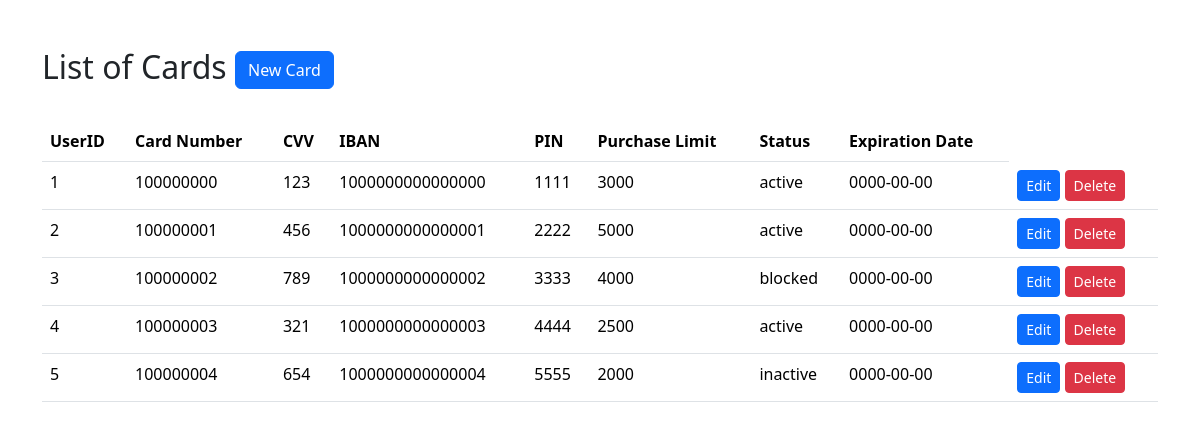
Page /admin/read_cards.php on the earlier database version.
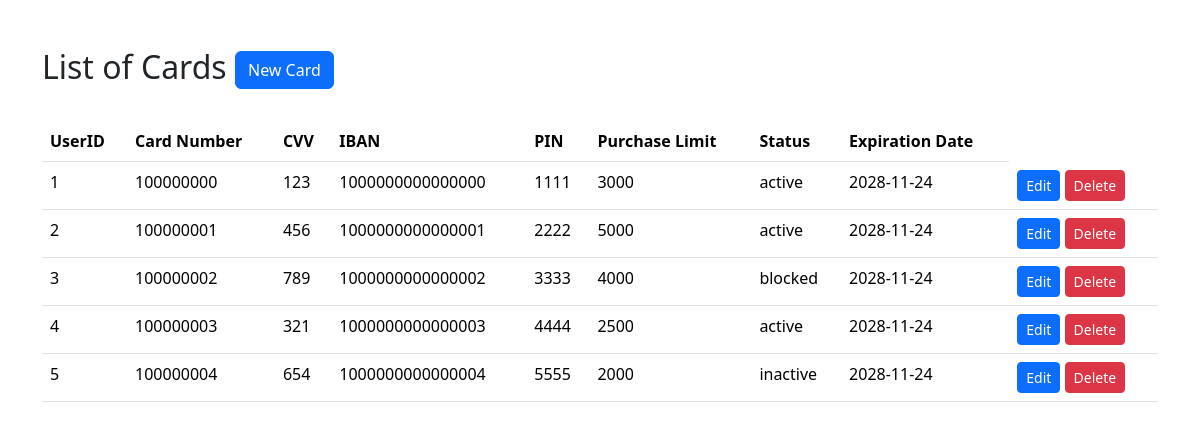
Same page on the later database version.
### tables this page shows
CREATE TABLE Cards (
    Card_Number BIGINT UNSIGNED NOT NULL AUTO_INCREMENT,
    CVV INT,
    Creation_Date TIMESTAMP DEFAULT CURRENT_TIMESTAMP,
    UserID INT NOT NULL,
    IBAN BIGINT UNSIGNED NOT NULL,
    PIN INT NOT NULL CHECK (PIN BETWEEN 0 AND 9999),
    Purchase_Limit INT NOT NULL CHECK (Purchase_Limit >= 10),
    Status ENUM('active', 'inactive', 'blocked') NOT NULL,
    Expiration_Date DATE GENERATED ALWAYS AS (DATE_ADD(Creation_Date, INTERVAL 4 YEAR)) STORED,
    PRIMARY KEY (Card_Number, CVV),
    FOREIGN KEY (UserId) REFERENCES Users(UserID),
    FOREIGN KEY (IBAN) REFERENCES Accounts(IBAN)
) AUTO_INCREMENT = 100000000;

### admin/read_cards.php (the view, shortened to what this page needs)
<!DOCTYPE html>
<html lang="en">
<head>
    <link href="https://cdn.jsdelivr.net/npm/bootstrap@5.3.3/dist/css/bootstrap.min.css" rel="stylesheet">
</head>
<body>
    <div class="container my-5">
        <h2>
            List of Cards
            <a class="btn btn-primary" href="/POS/admin/create_card.php" role="button">New Card</a>
        </h2>
        <br>
        <table class="table">
            <thead>
                <tr>
                    <th>UserID</th>
                    <th>Card Number</th>
                    <th>CVV</th>
                    <th>IBAN</th>
                    <th>PIN</th>
                    <th>Purchase Limit</th>
                    <th>Status</th>
                    <th>Expiration Date</th>
                </tr>
            </thead>
            <tbody>
                <?php
                $servername = "localhost";
                $username = "root";
                $password = "";
                $database = "pos_db";
                $connection = new mysqli($servername, $username, $password, $database);
                $sql = "SELECT * FROM Cards";
                $result = $connection->query($sql);
                while ($row = $result->fetch_assoc()) {
                    echo "
                    <tr>
                        <td>$row[UserID]</td>
                        <td>$row[Card_Number]</td>
                        <td>$row[CVV]</td>
                        <td>$row[IBAN]</td>
                        <td>$row[PIN]</td>
                        <td>$row[Purchase_Limit]</td>
                        <td>$row[Status]</td>
                        <td>$row[Expiration_Date]</td>
                        <td>
                            <a class='btn btn-primary btn-sm' href='/POS/admin/edit_card.php?Card_Number=$row[Card_Number]'>Edit</a>
                            <a class='btn btn-danger btn-sm' href='/POS/admin/delete_card.php?Card_Number=$row[Card_Number]'>Delete</a>
                        </td>
                    </tr>
                    ";
                }
                ?>
            </tbody>
        </table>
    </div>
</body>
</html>

Differences in the rows shown:
changed cards (number 1 of 5 on the later page): Expiration_Date "0000-00-00" → "2028-11-24"
changed cards (number 2 of 5 on the later page): Expiration_Date "0000-00-00" → "2028-11-24"
changed cards "blocked": Expiration_Date "0000-00-00" → "2028-11-24"
changed cards (number 4 of 5 on the later page): Expiration_Date "0000-00-00" → "2028-11-24"
changed cards "inactive": Expiration_Date "0000-00-00" → "2028-11-24"
